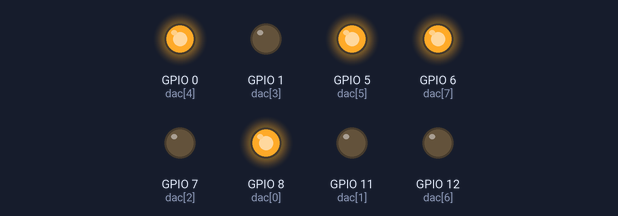
Simulated run of this program. Board: Raspberry Pi (BCM pin numbers). On the bench: output pins drawn as LEDs (lit = HIGH). At 20.0 s the program stops and its outputs stay as they are.

Above: at 0.1 s.
At 20.1 s:
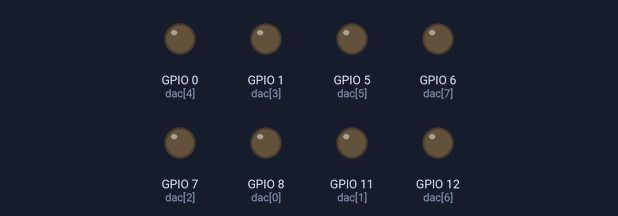
Timing chart, 0 to 21.5 s (numbered marks = the images above):
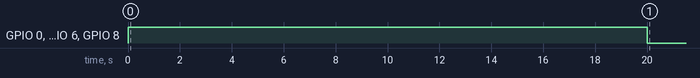

Measured:
- by itself, GPIO 0 (dac[4]), GPIO 5 (dac[5]), GPIO 6 (dac[7]), GPIO 8 (dac[0]): LOW → HIGH at 0.00 s, → LOW 20.0 s later

The program:

2-2-binnums.py
```python
import RPi.GPIO as gpio
import time

dac = [8, 11, 7, 1, 0, 5, 12, 6]
number = [1, 0, 0, 0, 1, 1, 0, 1]

gpio.setmode(gpio.BCM)
gpio.setup(dac, gpio.OUT)
gpio.output(dac, number)
time.sleep(20)
gpio.output(dac, 0)
gpio.cleanup()
```
